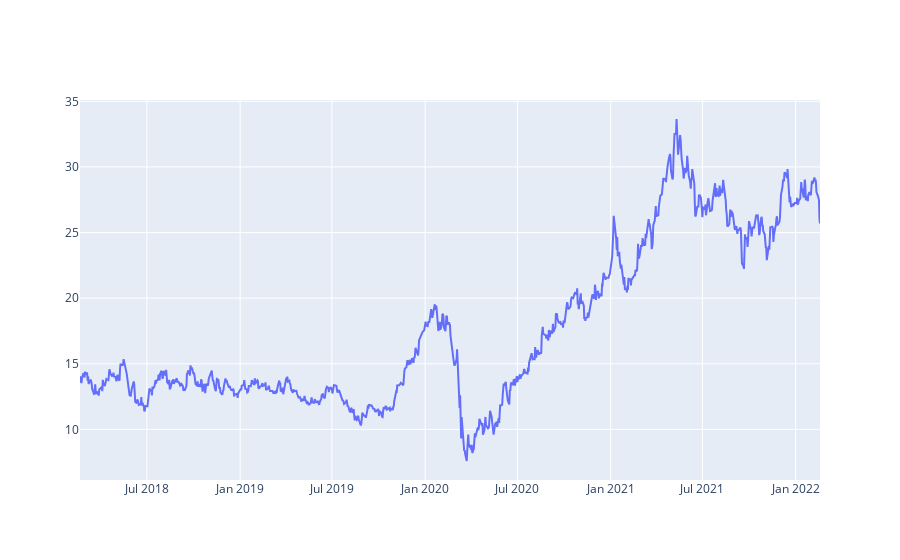

Notebook cell for this chart:
### Code cell
print(data)

# Plot stock performance data
fig = go.Figure([go.Scatter(x=history.index, y=history['adjclose'])])
fig.show()

### Figure 1 — Plotly figure (JSON) as saved in the notebook; plotly's stock layout.template omitted (floating-point values rounded to 4 significant figures; data arrays with more than 128 entries replaced by an {"elided": "..."} marker saying what was removed)
{"data": [{"type": "scatter", "x": {"elided": "992 str values"}, "y": {"elided": "992 float values"}}], "layout": {}}
